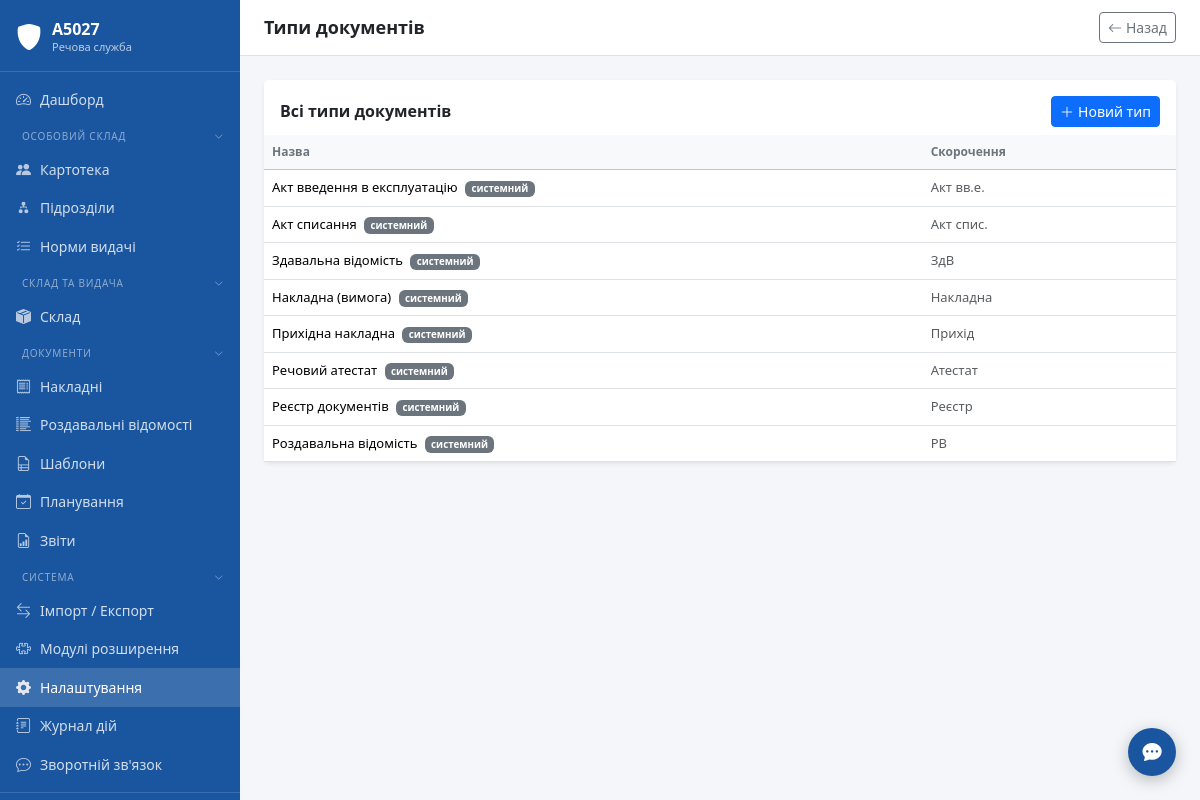
The page /settings/doctypes (signed in) on the database its author committed.
### tables this page shows
CREATE TABLE settings (
            key TEXT PRIMARY KEY,
            value TEXT NOT NULL DEFAULT '',
            updated_at TEXT NOT NULL DEFAULT (datetime('now','localtime'))
        );

CREATE TABLE document_types (
            id INTEGER PRIMARY KEY AUTOINCREMENT,
            name TEXT NOT NULL UNIQUE,
            short_name TEXT,
            is_system INTEGER NOT NULL DEFAULT 0,
            created_at TEXT NOT NULL DEFAULT (datetime('now','localtime'))
        );

### modules/settings/routes.py (the view)
@bp.route("/doctypes")
@login_required
def doctypes():
    conn = get_connection()
    rows = conn.execute("SELECT * FROM document_types ORDER BY is_system DESC, name").fetchall()
    conn.close()
    return render_template("settings/doctypes.html", doctypes=[dict(r) for r in rows])

### templates/settings/doctypes.html (shortened to what this page needs)
{% extends "base.html" %}
{% block page_title %}Типи документів{% endblock %}
{% block topbar_actions %}
<a href="{{ url_for('settings.index') }}" class="btn btn-sm btn-outline-secondary">
    <i class="bi bi-arrow-left me-1"></i>Назад
</a>
{% endblock %}
{% block content %}
<div class="card border-0 shadow-sm">
    <div class="card-header bg-white border-0 pt-3 d-flex align-items-center justify-content-between">
        <h6 class="fw-bold mb-0">Всі типи документів</h6>
        <button class="btn btn-sm btn-primary" data-bs-toggle="modal" data-bs-target="#modalAddDoctype">
            <i class="bi bi-plus-lg me-1"></i>Новий тип
        </button>
    </div>
    <div class="card-body p-0">
        <table class="table table-hover mb-0">
            <thead class="table-light">
                <tr>
                    <th>Назва</th>
                    <th>Скорочення</th>
                    <th></th>
                </tr>
            </thead>
            <tbody>
                {% for dt in doctypes %}
                <tr data-id="{{ dt.id }}">
                    <td class="fw-medium">
                        {{ dt.name }}
                        {% if dt.is_system %}
                        <span class="badge bg-secondary ms-1">системний</span>
                        {% endif %}
                    </td>
                    <td class="text-muted">{{ dt.short_name or '—' }}</td>
                    <td class="text-end">
                    </td>
                </tr>
                {% endfor %}
            </tbody>
        </table>
    </div>
</div>
{% endblock %}

### templates/base.html (shortened to what this page needs)
<!DOCTYPE html>
<html lang="uk">
<head>
    <link rel="stylesheet" href="{{ url_for('static', filename='css/bootstrap.min.css') }}">
    <link rel="stylesheet" href="{{ url_for('static', filename='css/bootstrap-icons.min.css') }}">
    <link rel="stylesheet" href="{{ url_for('static', filename='css/main.css') }}">
    <link rel="stylesheet" href="{{ url_for('static', filename='css/theme-' ~ (session.get('theme') or 'default') ~ '.css') }}">
</head>
<body>
<div class="app-wrapper">
    <nav class="app-sidebar">
        <a class="sidebar-brand" href="{{ url_for('dashboard') }}">
            <i class="bi bi-shield-fill sidebar-brand-icon"></i>
            <div class="sidebar-brand-text">
                <div class="title">{{ unit_name }}</div>
                <div class="subtitle">Речова служба</div>
            </div>
        </a>
        {%- set _in_docs = request.blueprint in ('invoices','rv','doc_templates','planning','reports') %}
        {%- set _in_plugins = plugin_menu_items and request.path and plugin_menu_items | selectattr('url') | list | length > 0 %}
        {%- set _sidebar_extra = slot('sidebar.items') %}
        {%- set _in_extra = _sidebar_extra and _sidebar_extra | length > 0 %}
        {%- set _in_system = request.blueprint in ('import_export','plugins','settings','audit') or request.path.startswith('/settings/') or request.path.startswith('/audit/') %}
        <ul class="nav flex-column sidebar-nav">
            <li class="nav-item">
                <a class="nav-link {% if request.endpoint == 'dashboard' %}active{% endif %}"
                   href="{{ url_for('dashboard') }}">
                    <i class="bi bi-speedometer2"></i> Дашборд
                </a>
            </li>
            <li>
                <button class="nav-section-toggle" data-section="os">
                    <span>Особовий склад</span>
                    <i class="bi bi-chevron-down nav-section-chevron"></i>
                </button>
            </li>
            <li class="nav-section-body" data-section-body="os">
                <ul class="nav flex-column">
                    <li class="nav-item">
                        <a class="nav-link {% if request.blueprint == 'personnel' %}active{% endif %}"
                           href="/personnel/">
                            <i class="bi bi-people-fill"></i> Картотека
                        </a>
                    </li>
                    <li class="nav-item">
                        <a class="nav-link {% if request.path == '/units/' or request.path.startswith('/units/') %}active{% endif %}"
                           href="/units/">
                            <i class="bi bi-diagram-2-fill"></i> Підрозділи
                        </a>
                    </li>
                    <li class="nav-item">
                        <a class="nav-link {% if request.blueprint == 'supply_norms' %}active{% endif %}"
                           href="/supply-norms/">
                            <i class="bi bi-list-check"></i> Норми видачі
                        </a>
                    </li>
                </ul>
            </li>
            <li>
                <button class="nav-section-toggle" data-section="sklad">
                    <span>Склад та видача</span>
                    <i class="bi bi-chevron-down nav-section-chevron"></i>
                </button>
            </li>
            <li class="nav-section-body" data-section-body="sklad">
                <ul class="nav flex-column">
                    <li class="nav-item">
                        <a class="nav-link {% if request.blueprint == 'warehouse' %}active{% endif %}"
                           href="/warehouse/">
                            <i class="bi bi-box-seam-fill"></i> Склад
                        </a>
                    </li>
                </ul>
            </li>
            <li>
                <button class="nav-section-toggle" data-section="docs"
                        {% if _in_docs %}data-default-open="1"{% endif %}>
                    <span>Документи</span>
                    <i class="bi bi-chevron-down nav-section-chevron"></i>
                </button>
            </li>
            <li class="nav-section-body" data-section-body="docs">
                <ul class="nav flex-column">
                    <li class="nav-item">
                        <a class="nav-link {% if request.blueprint == 'invoices' %}active{% endif %}"
                           href="/invoices/">
                            <i class="bi bi-receipt"></i> Накладні
                        </a>
                    </li>
                    <li class="nav-item">
                        <a class="nav-link {% if request.blueprint == 'rv' %}active{% endif %}"
                           href="/rv/">
                            <i class="bi bi-list-columns-reverse"></i> Роздавальні відомості
                        </a>
                    </li>
                    <li class="nav-item">
                        <a class="nav-link {% if request.blueprint == 'doc_templates' %}active{% endif %}"
                           href="/doc-templates/">
                            <i class="bi bi-file-earmark-ruled"></i> Шаблони
                        </a>
                    </li>
                    <li class="nav-item">
                        <a class="nav-link {% if request.blueprint == 'planning' %}active{% endif %}"
                           href="{{ url_for('planning.index') }}">
                            <i class="bi bi-calendar-check"></i> Планування
                        </a>
                    </li>
                    <li class="nav-item">
                        <a class="nav-link {% if request.blueprint == 'reports' %}active{% endif %}"
                           href="{{ url_for('reports.index') }}">
                            <i class="bi bi-file-earmark-bar-graph"></i> Звіти
                        </a>
                    </li>
                </ul>
            </li>
            <li>
                <button class="nav-section-toggle" data-section="system"
                        {% if _in_system %}data-default-open="1"{% endif %}>
                    <span>Система</span>
                    <i class="bi bi-chevron-down nav-section-chevron"></i>
                </button>
            </li>
            <li class="nav-section-body" data-section-body="system">
                <ul class="nav flex-column">
                    <li class="nav-item">
                        <a class="nav-link {% if request.blueprint == 'import_export' %}active{% endif %}"
                           href="{{ url_for('import_export.index') }}">
                            <i class="bi bi-arrow-left-right"></i> Імпорт / Експорт
                        </a>
                    </li>
                    <li class="nav-item">
                        <a class="nav-link {% if request.blueprint == 'plugins' %}active{% endif %}"
                           href="{{ url_for('plugins.index') }}">
                            <i class="bi bi-puzzle"></i> Модулі розширення
                        </a>
                    </li>
                    <li class="nav-item">
                        <a class="nav-link {% if request.path.startswith('/settings/') %}active{% endif %}"
                           href="/settings/">
                            <i class="bi bi-gear-fill"></i> Налаштування
                        </a>
                    </li>
                    <li class="nav-item">
                        <a class="nav-link {% if request.path.startswith('/audit/') %}active{% endif %}"
                           href="/audit/">
                            <i class="bi bi-journal-text"></i> Журнал дій
                        </a>
                    </li>
                    <li class="nav-item">
                        <a class="nav-link {% if request.path.startswith('/feedback') %}active{% endif %}"
                           href="/feedback/">
                            <i class="bi bi-chat-dots"></i> Зворотній зв'язок
                        </a>
                    </li>
                </ul>
            </li>
        </ul>
        <div class="sidebar-footer">
        </div>
    </nav>
    <div class="app-main">
        <div class="app-topbar">
            <h1>{% block page_title %}{% endblock %}</h1>
            <div class="d-flex gap-2">
                {% block topbar_actions %}{% endblock %}
            </div>
        </div>
        <div class="app-content">
            {% block content %}{% endblock %}
        </div>
    </div>
</div>
<div class="toast-container-fixed" id="toastContainer">
{% if session.get('user_id') %}
<button id="fbFloatBtn" title="Зворотній зв'язок / Повідомити про помилку"
        data-bs-toggle="modal" data-bs-target="#feedbackModal"
        style="position:fixed;bottom:1.5rem;right:1.5rem;z-index:1040;
               width:48px;height:48px;border-radius:50%;
               background:var(--app-primary);color:#fff;border:none;
               box-shadow:0 4px 16px rgba(0,0,0,.25);font-size:1.2rem;
               display:flex;align-items:center;justify-content:center;
               transition:transform .15s;">
    <i class="bi bi-chat-dots-fill"></i>
</button>
{% endif %}
</div></div>
</body>
</html>

### rows shown on the page
settings: value "А5027"
document_types: name "Акт введення в експлуатацію", is_system "системний", short_name "Акт вв.е."
document_types: name "Акт списання", is_system "системний", short_name "Акт спис."
document_types: name "Здавальна відомість", is_system "системний", short_name "ЗдВ"
document_types: name "Накладна (вимога)", is_system "системний", short_name "Накладна"
document_types: name "Прихідна накладна", is_system "системний", short_name "Прихід"
document_types: name "Речовий атестат", is_system "системний", short_name "Атестат"
document_types: name "Реєстр документів", is_system "системний", short_name "Реєстр"
document_types: name "Роздавальна відомість", is_system "системний", short_name "РВ"
